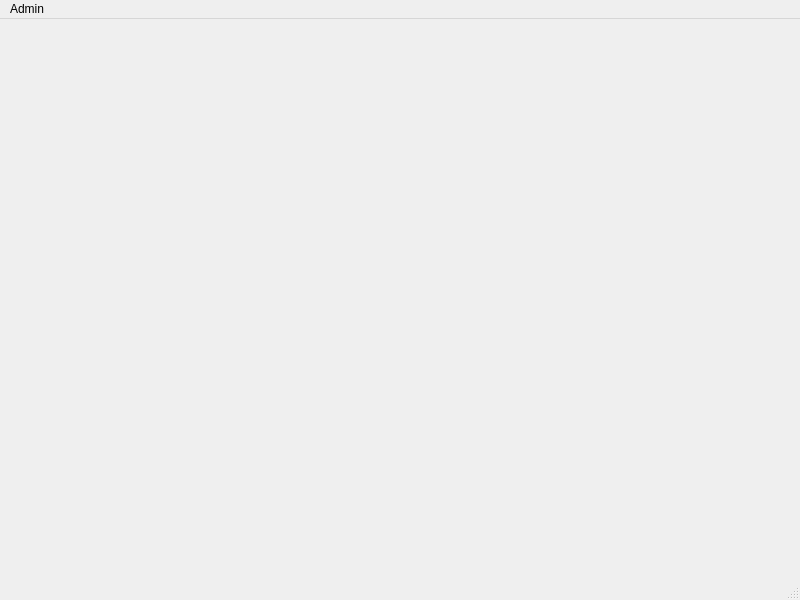
<?xml version="1.0" encoding="UTF-8"?>
<ui version="4.0">
 <class>MainWindow</class>
 <widget class="QMainWindow" name="MainWindow">
  <property name="geometry">
   <rect>
    <x>0</x>
    <y>0</y>
    <width>800</width>
    <height>600</height>
   </rect>
  </property>
  <property name="windowTitle">
   <string>Anasayfa</string>
  </property>
  <widget class="QWidget" name="centralwidget"/>
  <widget class="QMenuBar" name="menubar">
   <property name="geometry">
    <rect>
     <x>0</x>
     <y>0</y>
     <width>800</width>
     <height>21</height>
    </rect>
   </property>
   <widget class="QMenu" name="menuAdmin">
    <property name="title">
     <string>Admin</string>
    </property>
    <addaction name="Admin_Ekle"/>
    <addaction name="Admin_Listele"/>
   </widget>
   <addaction name="menuAdmin"/>
  </widget>
  <widget class="QStatusBar" name="statusbar"/>
  <action name="Admin_Ekle">
   <property name="text">
    <string>Admin Ekle</string>
   </property>
  </action>
  <action name="Admin_Listele">
   <property name="text">
    <string>Admin Liste</string>
   </property>
  </action>
 </widget>
 <resources/>
 <connections/>
</ui>
